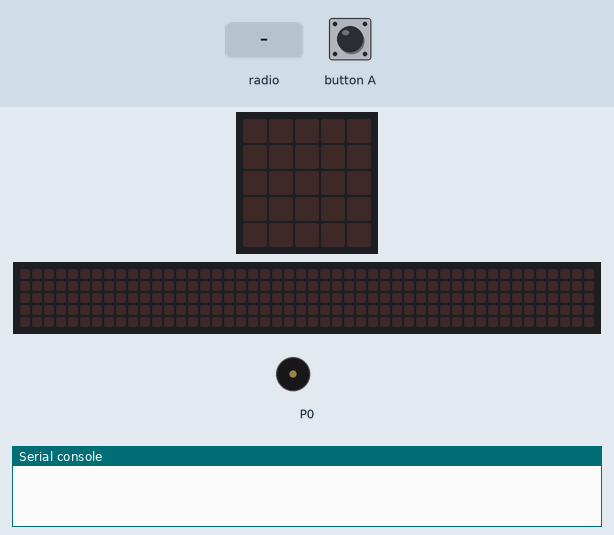
Simulated run of this program. Board: BBC micro:bit (MakeCode). On the bench: the board's 5×5 LED display, a strip that is not on the board, showing the scrolling text unrolled, buzzer (waves = sounding), the last lines printed to the serial console. The inputs (shaded band) are chosen by the test bench. No radio messages arrive unless stated (any console line starting 'radio sent:' is added by the test bench); the 48×5 strip is a reading aid, not a part: it shows the text the display is scrolling, unrolled, one strip-width of it at a time.

Above: at 1.2 s.
1.3 s: radio message "99" arrives
At 1.37 s:
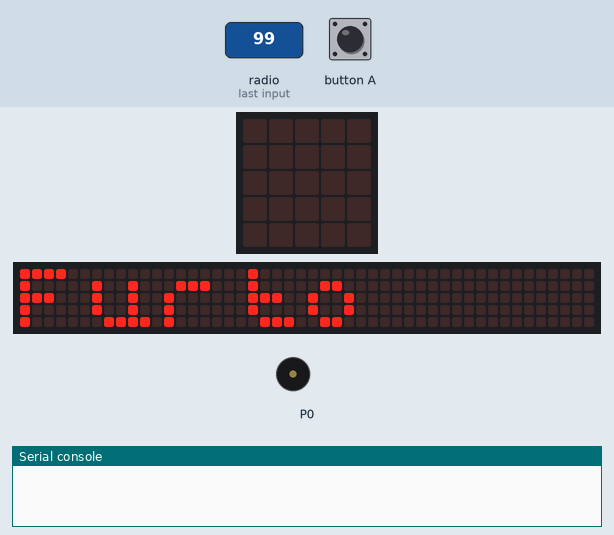
At 1.82 s:
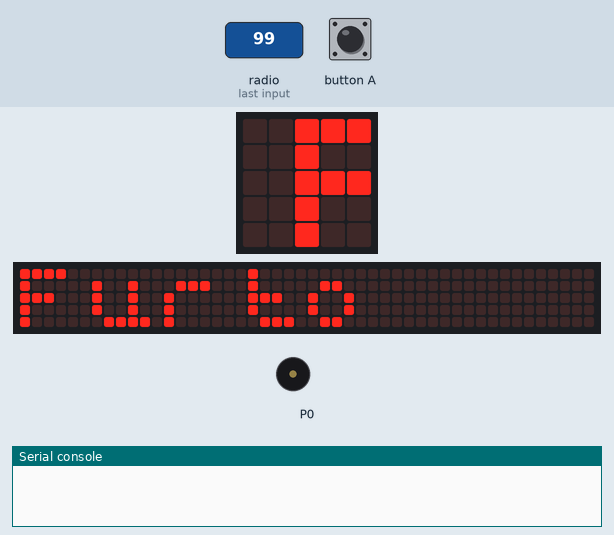
4.3 s: radio message "0" arrives
7.3 s: button A pressed for 0.15 s
At 13.0 s:
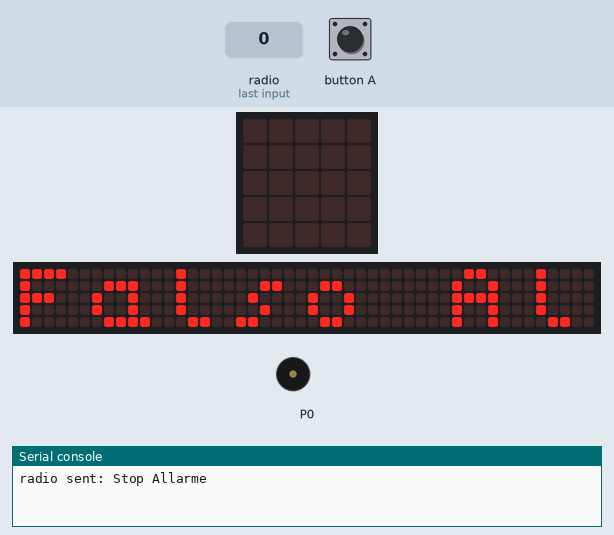
Timing chart, 0 to 14.5 s (numbered marks = the images above; inputs shaded):
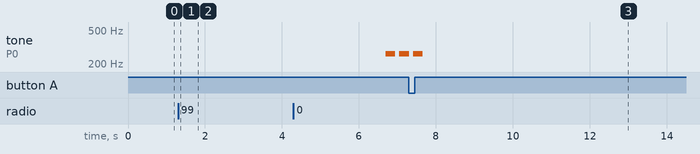

The program:

main.ts
```typescript
radio.onReceivedNumber(function (receivedNumber) {
    if (receivedNumber == 99) {
        basic.showString("Furto")
        music.play(music.tonePlayable(262, music.beat(BeatFraction.Half)), music.PlaybackMode.UntilDone)
        basic.pause(100)
        music.play(music.tonePlayable(262, music.beat(BeatFraction.Half)), music.PlaybackMode.UntilDone)
        basic.pause(100)
        music.play(music.tonePlayable(262, music.beat(BeatFraction.Half)), music.PlaybackMode.UntilDone)
    } else if (receivedNumber == 0) {
        basic.showString("Falso Allarme")
    }
})
input.onButtonPressed(Button.A, function () {
    radio.sendString("Stop Allarme")
})
radio.setGroup(1)
basic.forever(function () {

})
```

test.ts
```typescript
// i test vanno qui; questi non saranno compilati quando questo pacchetto viene usato come estensione.
```

Measured:
- after the input at 1.3 s, the display: changes at once (image 1)
- what the display in image 3 shows lasts 0.6 s, from 12.6 s to 13.2 s
